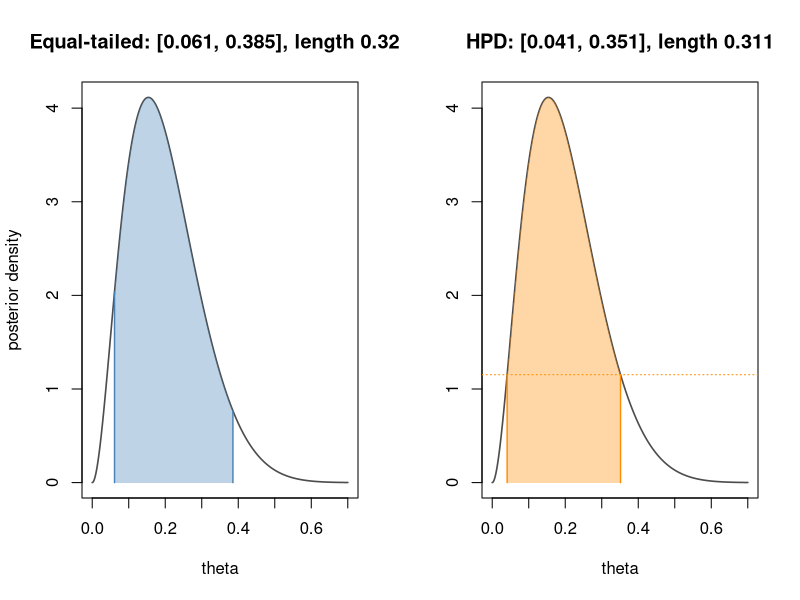

Reproduce this figure in R.
# Equal-tailed versus highest posterior density 90% credible intervals for a Beta(3, 12) posterior.
a <- 3
b <- 12
level <- 0.90
eq <- qbeta(c((1 - level) / 2, (1 + level) / 2), a, b)

# HPD: shortest interval [lo, hi] with posterior mass `level`
width <- function(lo) qbeta(pbeta(lo, a, b) + level, a, b) - lo
lo_hpd <- optimize(width, interval = c(0, qbeta(1 - level, a, b) - 1e-9))$minimum
hpd <- c(lo_hpd, qbeta(pbeta(lo_hpd, a, b) + level, a, b))

th <- seq(0, 0.7, length.out = 600)
intervals <- list("Equal-tailed" = eq, "HPD" = hpd)
cols <- c("steelblue", "darkorange")
op <- par(mfrow = c(1, 2))
for (k in 1:2) {
  iv <- intervals[[k]]
  plot(th, dbeta(th, a, b), type = "l", lwd = 1.6, col = "gray30",
       xlab = "theta", ylab = if (k == 1) "posterior density" else "",
       main = sprintf("%s: [%.3f, %.3f], length %.3f", names(intervals)[k], iv[1], iv[2],
                      iv[2] - iv[1]))
  inside <- th >= iv[1] & th <= iv[2]
  polygon(c(iv[1], th[inside], iv[2]), c(0, dbeta(th[inside], a, b), 0),
          col = adjustcolor(cols[k], 0.35), border = NA)
  segments(iv, 0, iv, dbeta(iv, a, b), col = cols[k], lwd = 1.4)
}
abline(h = dbeta(hpd[1], a, b), lty = 3, col = cols[2])   # equal density at both HPD endpoints
par(op)
